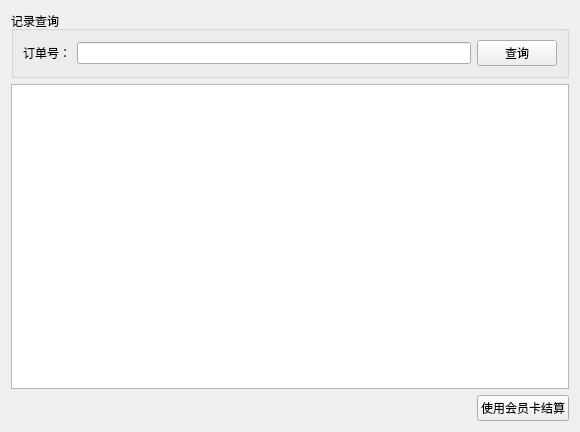
<?xml version="1.0" encoding="UTF-8"?>
<ui version="4.0">
 <class>MemberCustomWidget</class>
 <widget class="QWidget" name="MemberCustomWidget">
  <property name="geometry">
   <rect>
    <x>0</x>
    <y>0</y>
    <width>580</width>
    <height>432</height>
   </rect>
  </property>
  <property name="windowTitle">
   <string>Form</string>
  </property>
  <layout class="QVBoxLayout" name="verticalLayout">
   <item>
    <widget class="QGroupBox" name="groupBox">
     <property name="title">
      <string>记录查询</string>
     </property>
     <layout class="QHBoxLayout" name="horizontalLayout">
      <item>
       <widget class="QLabel" name="label">
        <property name="text">
         <string>订单号：</string>
        </property>
       </widget>
      </item>
      <item>
       <widget class="QLineEdit" name="lineEdit"/>
      </item>
      <item>
       <widget class="QPushButton" name="pushButton">
        <property name="text">
         <string>查询</string>
        </property>
       </widget>
      </item>
     </layout>
    </widget>
   </item>
   <item>
    <widget class="QTableView" name="tableView">
     <property name="selectionBehavior">
      <enum>QAbstractItemView::SelectRows</enum>
     </property>
     <attribute name="horizontalHeaderDefaultSectionSize">
      <number>150</number>
     </attribute>
    </widget>
   </item>
   <item>
    <layout class="QHBoxLayout" name="horizontalLayout_2">
     <item>
      <spacer name="horizontalSpacer">
       <property name="orientation">
        <enum>Qt::Horizontal</enum>
       </property>
       <property name="sizeHint" stdset="0">
        <size>
         <width>40</width>
         <height>20</height>
        </size>
       </property>
      </spacer>
     </item>
     <item>
      <widget class="QPushButton" name="pushButton_2">
       <property name="text">
        <string>使用会员卡结算</string>
       </property>
      </widget>
     </item>
    </layout>
   </item>
  </layout>
 </widget>
 <resources/>
 <connections/>
</ui>
